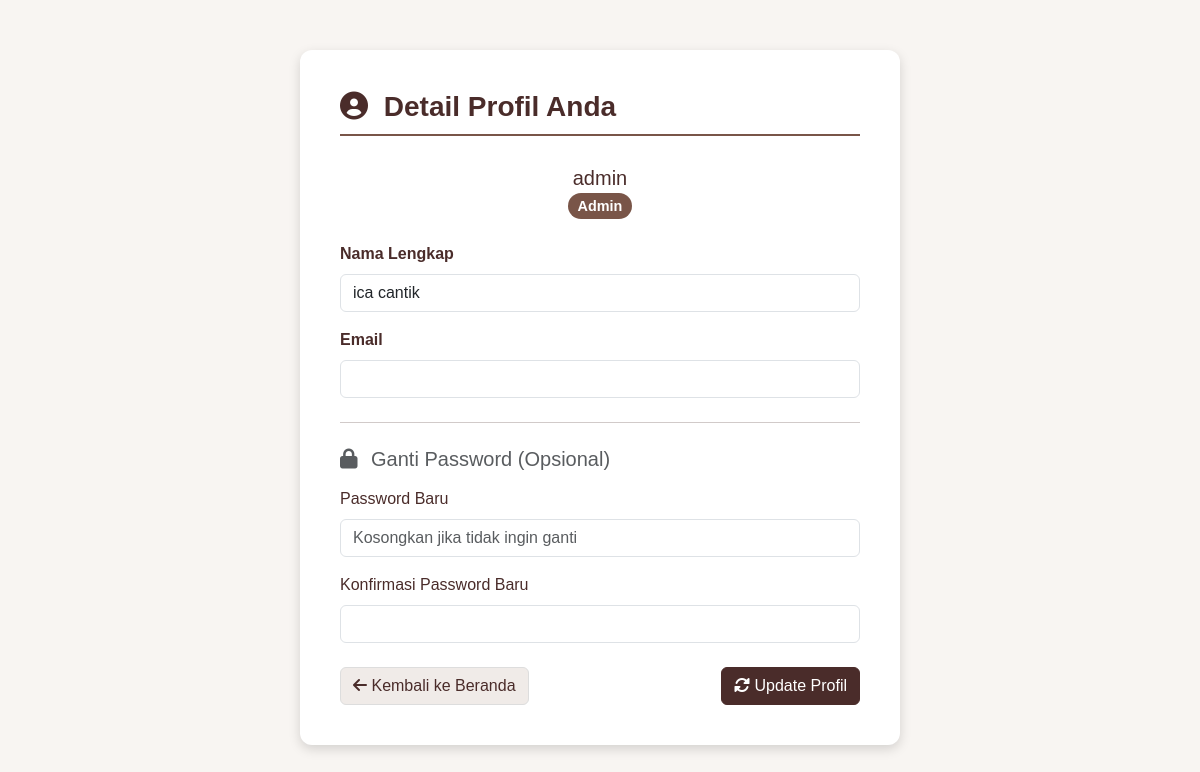
Page /KopiCa/public/profil.php (signed in) on the committed database.
### tables this page shows
CREATE TABLE `users` (
  `id_user` int(11) NOT NULL,
  `username` varchar(100) NOT NULL,
  `password_hash` varchar(255) NOT NULL,
  `nama` varchar(150) NOT NULL,
  `email` varchar(150) DEFAULT NULL,
  `role` enum('admin','customer') NOT NULL DEFAULT 'customer',
  `created_at` timestamp NOT NULL DEFAULT current_timestamp()
);

### KopiCa/config.php (called while the page is built, shortened)
<?php
function e($str) {
    return htmlspecialchars($str ?? '', ENT_QUOTES, 'UTF-8');
}
?>

### KopiCa/public/profil.php (the view, shortened to what this page needs)
<?php
include '../config.php';
$conn = $koneksi;
$id_user = $_SESSION['user']['id_user'];
$stmt_get = $conn->prepare("SELECT id_user, username, nama, email, role FROM users WHERE id_user = ?");
$stmt_get->bind_param("i", $id_user);
$stmt_get->execute();
$profil = $stmt_get->get_result()->fetch_assoc();
?>
<!DOCTYPE html>
<html lang="id">
<head>
    <link href="https://cdn.jsdelivr.net/npm/bootstrap@5.3.0/dist/css/bootstrap.min.css" rel="stylesheet">
    <link rel="stylesheet" href="https://cdnjs.cloudflare.com/ajax/libs/font-awesome/6.0.0-beta3/css/all.min.css">
</head>
<body>
<div class="container">
  <div class="profile-card">
    <h3><i class="fas fa-user-circle me-2"></i> Detail Profil Anda</h3>
    <div class="mb-4 text-center">
        <p class="h5 mb-1"><?= e($profil['username']) ?></p>
        <span class="role-badge"><?= ucfirst($profil['role']) ?></span>
    </div>
    <form method="post">
      <div class="mb-3">
        <label for="nama" class="form-label fw-bold">Nama Lengkap</label>
        <input type="text" name="nama" id="nama" value="<?= e($profil['nama']) ?>" class="form-control" required>
      </div>
      <div class="mb-3">
        <label for="email" class="form-label fw-bold">Email</label>
        <input type="email" name="email" id="email" value="<?= e($profil['email']) ?>" class="form-control" required>
      </div>
      <hr class="my-4">
      <h5 class="mb-3 text-muted"><i class="fas fa-lock me-2"></i> Ganti Password (Opsional)</h5>
      <div class="mb-3">
        <label for="password_baru" class="form-label">Password Baru</label>
        <input type="password" name="password_baru" id="password_baru" class="form-control" placeholder="Kosongkan jika tidak ingin ganti">
      </div>
      <div class="mb-3">
        <label for="konfirmasi_baru" class="form-label">Konfirmasi Password Baru</label>
        <input type="password" name="konfirmasi_baru" id="konfirmasi_baru" class="form-control">
      </div>
      <div class="d-flex justify-content-between mt-4">
        <a href="index.php" class="btn btn-secondary-custom">
            <i class="fas fa-arrow-left"></i> Kembali ke Beranda
        </a>
        <button type="submit" class="btn btn-submit text-white">
            <i class="fas fa-sync-alt"></i> Update Profil
        </button>
      </div>
    </form>
  </div>
</div>
</body>
</html>

### KopiCa/public/profil.php (style rules this page uses)
:root { --color-coffee-dark: #4A2C2A; --color-coffee-medium: #795548; --color-cream-light: #F8F5F2; --color-white: #ffffff; }
body { background-color: var(--color-cream-light); color: var(--color-coffee-dark); font-family: Arial, sans-serif; min-height: 100vh; }
.profile-card { max-width: 600px; margin: 50px auto; background-color: var(--color-white); padding: 40px; border-radius: 12px; box-shadow: 0 4px 12px rgba(0, 0, 0, 0.15); }
h3 { color: var(--color-coffee-dark); border-bottom: 2px solid var(--color-coffee-medium); padding-bottom: 10px; margin-bottom: 30px; font-weight: 700; }
.btn-submit { background-color: var(--color-coffee-dark); border-color: var(--color-coffee-dark); transition: background-color 0.3s; }
.btn-secondary-custom { background-color: #f0ebe8; border-color: #ddd; color: var(--color-coffee-dark); transition: background-color 0.3s; }
.role-badge { font-size: 0.9rem; font-weight: bold; padding: 5px 10px; border-radius: 50px; background-color: var(--color-coffee-medium); color: var(--color-white); }

### rows in the picture
users: username "admin", role "Admin", nama "ica cantik"
